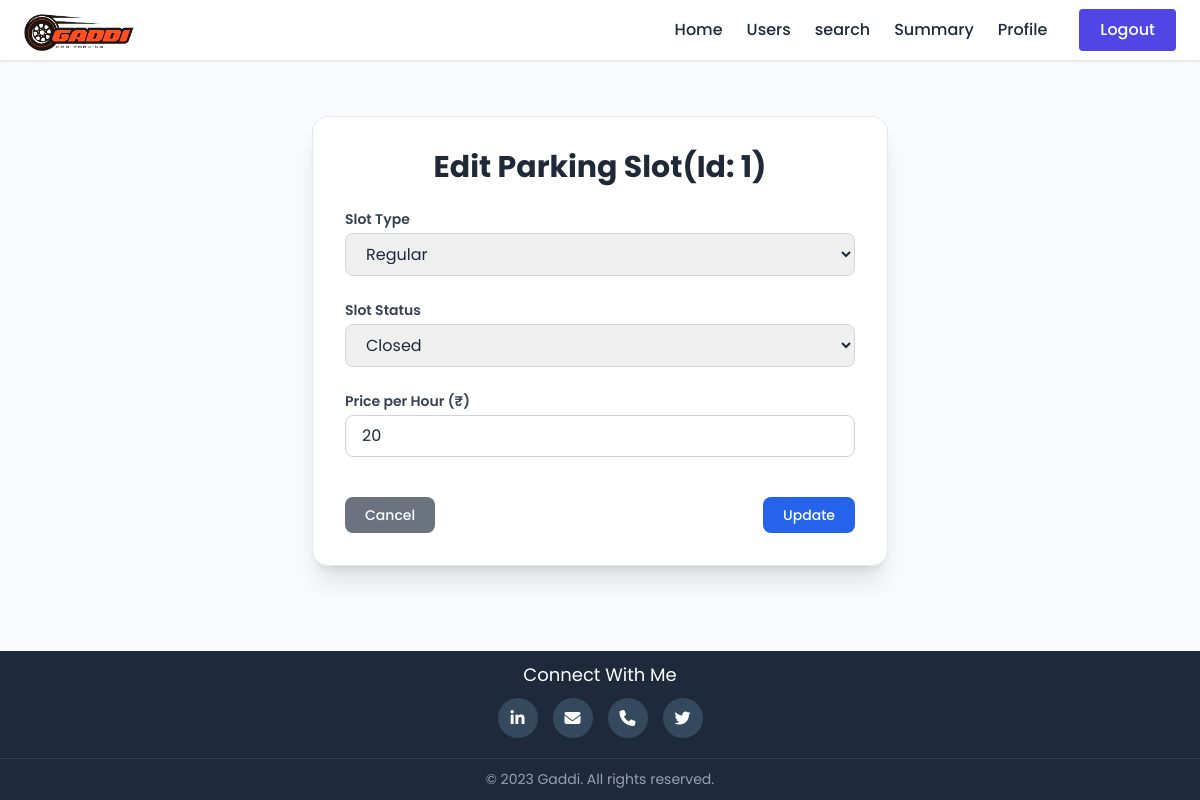
Page /admin/edit-slot/1 (signed in) on the committed database.
### model_db.py (models this page shows)
class ParkingSpot(db.Model):
    __tablename__ = 'parking_spot'
    id = db.Column(db.Integer, primary_key=True)
    lot_id = db.Column(db.Integer, db.ForeignKey('parking_lot.id'), nullable=False)
    status = db.Column(db.String(20), nullable=True)  # e.g., 'available', 'booked'
    type = db.Column(db.String(20), nullable=True)  # e.g., 'regular', 'premium'
    price_per_hrs = db.Column(db.Integer)
    bookings = db.relationship('Booking', backref='spot', lazy=True)

### routes.py (the view, shortened to what this page needs)
    @app.route('/<username>/edit-slot/<int:slot_id>', methods=['GET', 'POST'])
    @auth_required
    def edit_slot(username, slot_id):
        slot = ParkingSpot.query.get(slot_id)
        if not slot:
            flash("Slot not found.", "danger")
            return redirect(url_for('dashboard', username=username))
        return render_template('admin/edit_slot.html', username=username, slot=slot)

### templates/admin/edit_slot.html (shortened to what this page needs)
{% extends "admin/base0.html" %}
{%block head %}
<script src="https://cdn.tailwindcss.com"></script>
{% endblock %}
{% block content %}
<div class="max-w-xl mx-auto mt-14 bg-white shadow-xl rounded-2xl p-8 border border-gray-200">
    <h2 class="text-3xl font-bold text-gray-800 mb-6 text-center">Edit Parking Slot(Id: {{ slot.id }})</h2>
    <form method="POST" action="{{ url_for('update_slot', username=username) }}" class="space-y-6">
        <div>
            <label class="block text-sm font-semibold text-gray-700 mb-1">Slot Type</label>
            <select name="slotType" class="w-full px-4 py-2 border border-gray-300 rounded-lg focus:outline-none focus:ring-2 focus:ring-blue-500">
                <option value="regular" {% if slot.type == 'regular' %}selected{% endif %}>Regular</option>
            </select>
        </div>
        <div>
            <label class="block text-sm font-semibold text-gray-700 mb-1">Slot Status</label>
            <select name="slotStatus" class="w-full px-4 py-2 border border-gray-300 rounded-lg focus:outline-none focus:ring-2 focus:ring-blue-500">
                <option value="closed" {% if slot.status == 'closed' %}selected{% endif %}>Closed</option>
            </select>
        </div>
        <div>
            <label class="block text-sm font-semibold text-gray-700 mb-1">Price per Hour (₹)</label>
            <input type="number" name="slotPrice" class="w-full px-4 py-2 border border-gray-300 rounded-lg focus:outline-none focus:ring-2 focus:ring-blue-500" value="{{ slot.price_per_hrs }}" required>
        </div>
        <div class="flex justify-between pt-4">
            <a href="{{ url_for('dashboard', username=username) }}" class="px-5 py-2 text-sm font-medium text-white bg-gray-500 hover:bg-gray-600 rounded-lg">Cancel</a>
            <button type="submit" class="px-5 py-2 text-sm font-medium text-white bg-blue-600 hover:bg-blue-700 rounded-lg">Update</button>
        </div>
    </form>
</div>
{% endblock %}

### templates/admin/base0.html (style rules this page uses)
:root { --primary-color: #4f46e5; --secondary-color: #10b981; --dark-color: #1e293b; --light-color: #f8fafc; --gray-color: #64748b; --max-width: 1200px; --shadow-sm: 0 1px 3px rgba(0, 0, 0, 0.12); --shadow-md: 0 4px 6px rgba(0, 0, 0, 0.1); --shadow-lg: 0 10px 15px rgba(0, 0, 0, 0.1); --transition: all 0.3s ease; }
* { margin: 0; padding: 0; box-sizing: border-box; }
body { font-family: 'Poppins', sans-serif; color: var(--dark-color); line-height: 1.6; display: flex; flex-direction: column; min-height: 100vh; background-color: #f9fafb; }

### rows in the picture
ParkingSpot: id "1", slotType "Regular", slotStatus "Closed", slotPrice "20"
